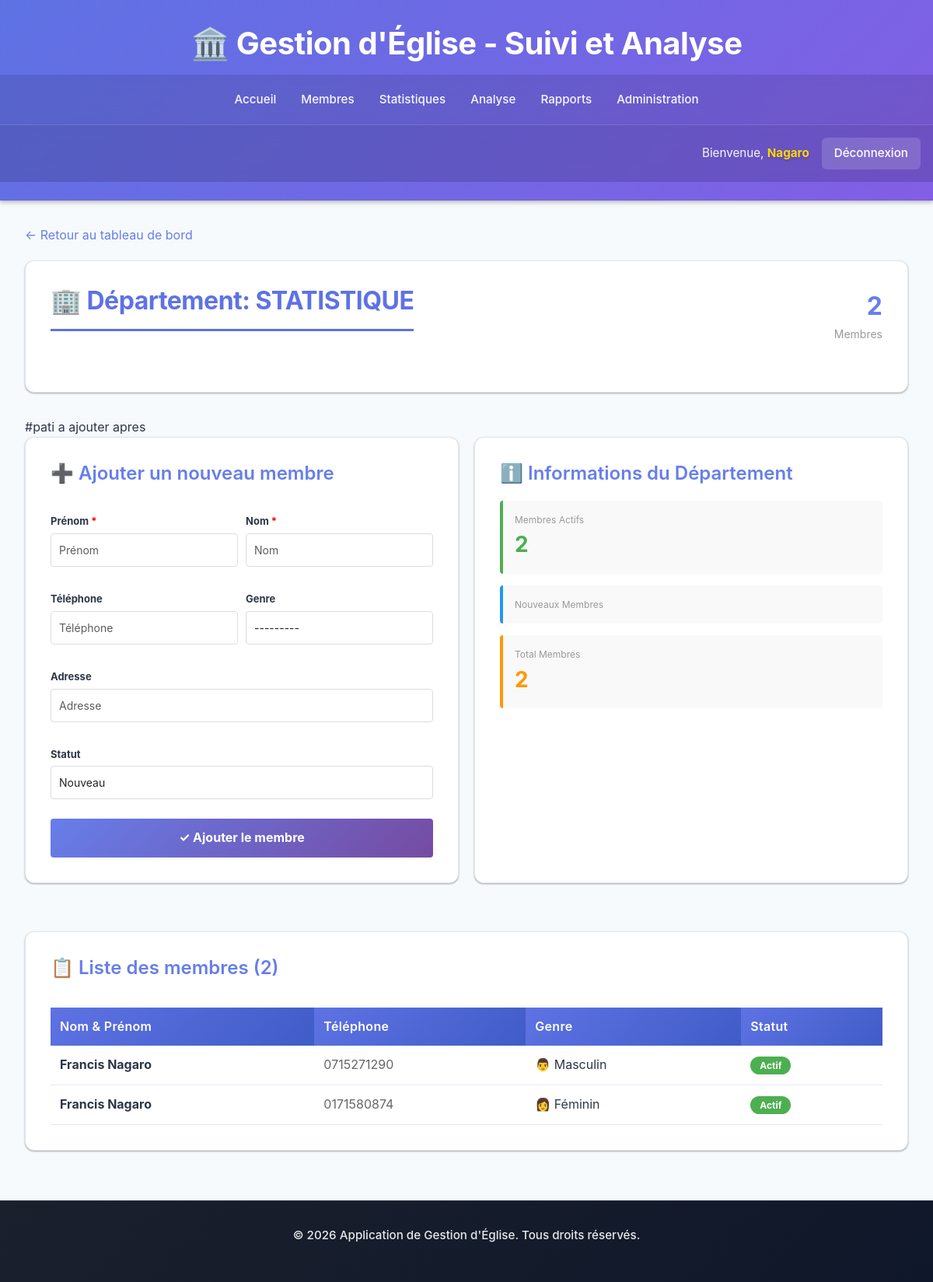
/departement/1/membres/ (signed in), run on an earlier commit of the app's database.
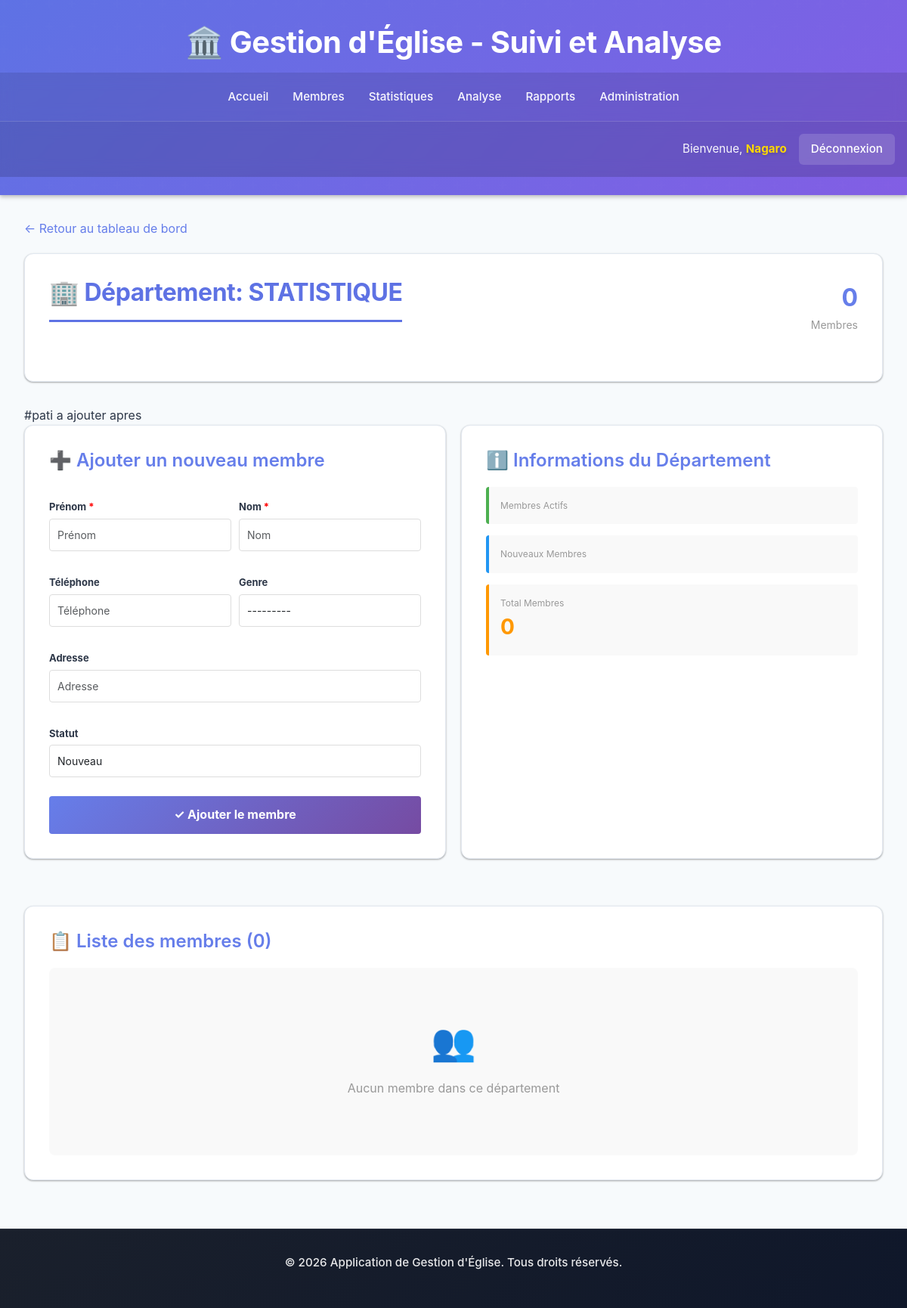
And on a later commit of the database.
### eglise/models.py (models this page shows, shortened)
class Membre(models.Model):
    STATUT_CHOICES = (
        ('nouveau', 'Nouveau'),
        ('actif', 'Actif'),
        ('sorti', 'Sorti'),
        ('inactif', 'Inactif'),
    )
    GENRE_CHOICES = (
        ('M', 'Masculin'),
        ('F', 'Féminin'),
    )
    nom = models.CharField(max_length=100)
    prenom = models.CharField(max_length=100)
    email = models.EmailField(blank=True, null=True)
    telephone = models.CharField(max_length=20, blank=True, null=True)
    adresse = models.CharField(max_length=255, blank=True, null=True)
    genre = models.CharField(max_length=1, choices=GENRE_CHOICES, blank=True)
    date_naissance = models.DateField(blank=True, null=True)
    photo = models.ImageField(upload_to='membres_photos/', blank=True, null=True)
    tribu = models.ForeignKey(Tribu, on_delete=models.SET_NULL, null=True, blank=True)
    departement = models.ForeignKey(Departement, on_delete=models.SET_NULL, null=True, blank=True)
    statut = models.CharField(max_length=20, choices=STATUT_CHOICES, default='nouveau')
    date_adhesion = models.DateField(default=timezone.now)
    date_depart = models.DateField(blank=True, null=True)
    notes = models.TextField(blank=True, null=True)
    date_creation = models.DateTimeField(auto_now_add=True)
    date_modification = models.DateTimeField(auto_now=True)
    class Meta:
        ordering = ['nom', 'prenom']
    def nom_complet(self):
        return f"{self.prenom} {self.nom}"

### eglise/views.py (the view, shortened to what this page needs)
# urls.py: path('departement/<int:departement_id>/membres/', views.DepartementMembreListView.as_view(), name='departement_membres'),
class DepartementMembreListView(ProtectedDataAccessMixin, TemplateView):
    template_name = 'eglise/departement_membres.html'
    def get(self, request, departement_id):
        try:
            departement = Departement.objects.get(id=departement_id)
        except Departement.DoesNotExist:
            return redirect('eglise:dashboard')
        user = request.user
        if not user.is_superuser:
            try:
                if user.profile.role == 'responsable' and user.profile.departement_id != departement_id:
                    return redirect('eglise:dashboard')
            except:
                return redirect('eglise:dashboard')
        membres = Membre.objects.filter(departement=departement).order_by('nom', 'prenom')
        context = {
            'departement': departement,
            'membres': membres,
            'form': MembreForm(),
        }
        return render(request, self.template_name, context)

### eglise/mixins.py (called while the page is built, shortened)
    def dispatch(self, request, *args, **kwargs):
        if not request.user.is_authenticated:
            return redirect('eglise:login')
        if request.user.is_superuser:
            return super().dispatch(request, *args, **kwargs)

### eglise/templates/eglise/departement_membres.html (shortened to what the changed rows need)
{% extends 'eglise/base.html' %}
{% block content %}
<div class="card">
    <div style="display: flex; justify-content: space-between; align-items: center; margin-bottom: 30px;">
        <div>
            <h2 style="margin: 0;">🏢 Département: {{ departement.nom }}</h2>
        </div>
        <div style="text-align: right;">
            <div style="font-size: 32px; font-weight: bold; color: #667eea;">{{ membres.count }}</div>
            <div style="color: #999; font-size: 14px;">Membres</div>
        </div>
    </div>
</div>
<div style="display: grid; grid-template-columns: 1fr 1fr; gap: 20px; margin-bottom: 30px;">
    <div class="card">
        <div style="display: grid; gap: 15px;">
            <div style="background: #f9f9f9; padding: 15px; border-radius: 4px; border-left: 4px solid #4caf50;">
                <div style="font-size: 12px; color: #999;">Membres Actifs</div>
                <div style="font-size: 28px; font-weight: bold; color: #4caf50;">
                    {% regroup membres by statut as grouped %}
                    {% for group in grouped %}{% if group.grouper == 'actif' %}{{ group.list|length }}{% endif %}{% endfor %}
                </div>
            </div>
                    {% regroup membres by statut as grouped %}
            <div style="background: #f9f9f9; padding: 15px; border-radius: 4px; border-left: 4px solid #ff9800;">
                <div style="font-size: 12px; color: #999;">Total Membres</div>
                <div style="font-size: 28px; font-weight: bold; color: #ff9800;">{{ membres.count }}</div>
            </div>
        </div>
    </div>
</div>
<div class="card">
    <h3 style="color: #667eea; margin-bottom: 20px;">📋 Liste des membres ({{ membres.count }})</h3>
    {% if membres %}
    <div style="overflow-x: auto;">
        <table style="width: 100%; border-collapse: collapse;">
            <thead>
                <tr style="background-color: #667eea; color: white;">
                    <th style="padding: 12px; text-align: left;">Nom & Prénom</th>
                    <th style="padding: 12px; text-align: left;">Téléphone</th>
                    <th style="padding: 12px; text-align: left;">Genre</th>
                    <th style="padding: 12px; text-align: left;">Statut</th>
                </tr>
            </thead>
            <tbody>
                {% for membre in membres %}
                <tr style="border-bottom: 1px solid #ddd;">
                    <td style="padding: 12px;"><strong>{{ membre.nom_complet }}</strong></td>
                    <td style="padding: 12px; color: #666;">{{ membre.telephone|default:"—" }}</td>
                    <td style="padding: 12px;">
                        {% if membre.genre == 'M' %}👨 Masculin
                        {% elif membre.genre == 'F' %}👩 Féminin
                        {% else %}—{% endif %}
                    </td>
                    <td style="padding: 12px;">
                        <span style="padding: 4px 12px; border-radius: 20px; font-size: 12px; font-weight: bold;
                            {% if membre.statut == 'actif' %}background-color: #4caf50; color: white;
                            {% elif membre.statut == 'nouveau' %}background-color: #2196f3; color: white;
                            {% elif membre.statut == 'inactif' %}background-color: #ff9800; color: white;
                            {% elif membre.statut == 'sorti' %}background-color: #f44336; color: white;{% endif %}">
                            {{ membre.get_statut_display }}
                        </span>
                    </td>
                </tr>
                {% endfor %}
            </tbody>
        </table>
    </div>
    {% else %}
    <div style="text-align: center; padding: 60px 20px; background: #f9f9f9; border-radius: 8px;">
        <div style="font-size: 48px; margin-bottom: 10px;">👥</div>
        <p style="color: #999;">Aucun membre dans ce département</p>
    </div>
    {% endif %}
</div>
{% endblock %}

What changed in the data, as far as the page shows it:
removed Membre: nom_complet "Francis Nagaro", telephone "0715271290", genre "👨 Masculin", statut "Actif"
removed Membre: nom_complet "Francis Nagaro", telephone "0171580874", genre "👩 Féminin", statut "Actif"
Also different on the page:
{{ membres.count }}: "2" → "0"
text no longer shown: "Nom & Prénom Téléphone Genre Statut"
text now shown: "👥 Aucun membre dans ce département"
list line gone: "2"
